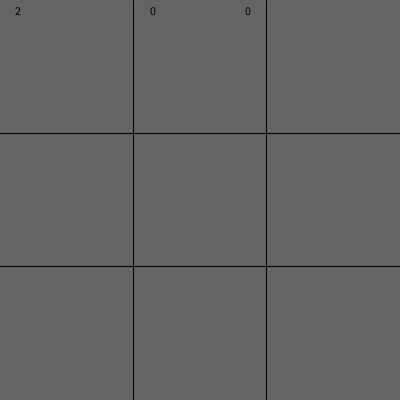
Frame 1 (no input)
Frame 60 (the mouse pressed at the canvas centre just before this capture): identical to frame 1, image omitted
Frame 120 (the mouse held since frame 60 and released just before this capture): identical to frame 1, image omitted

The Processing sketch that drew this single still picture (run headless with seeded random() and noise(); from frame 60 on, the mouse is pressed at the canvas centre):

// Processing sketch: Main
// ── Main.pde
String[][] board = {
  {"", "", ""},
  {"", "", ""},
  {"", "", ""}
};

String[] players = {"X", "O"};

int wins1 = 0, wins2 = 0;

String currentPlayer;
void setup() {
  size(400, 400);
  restartGame();
}

void mousePressed() {
  if(mouseButton == LEFT) {
    if(mouseX <= width / 3 && mouseY <= height / 3) {
      tryswitchTurn(setBoard(0, 0));
    } else if(mouseX <= width - width / 3 && mouseY <= height / 3) {
      tryswitchTurn(setBoard(1, 0));
    } else if(mouseX <= width && mouseY <= height / 3) {
      tryswitchTurn(setBoard(2, 0));
    } else if(mouseX <= width / 3 && mouseY <= height - height / 3) {
      tryswitchTurn(setBoard(0, 1));
    } else if(mouseX <= width - width / 3 && mouseY <= height - height / 3) {
      tryswitchTurn(setBoard(1, 1));
    } else if(mouseX <= width && mouseY <= height - height / 3) {
      tryswitchTurn(setBoard(2, 1));
    } else if(mouseX <= width / 3 && mouseY <= height) {
      tryswitchTurn(setBoard(0, 2));
    } else if(mouseX <= width - width / 3 && mouseY <= height) {
      tryswitchTurn(setBoard(1, 2));
    } else if(mouseX <= width && mouseY <= height) {
      tryswitchTurn(setBoard(2, 2));
    }
  }
}

void keyPressed() {
  if(key == 'r') {
    restartGame();
  } else if(key == '1') { 
    wins1++;
  } else if(key == '2') {
    wins2++;
  }
}

void restartGame() {
  if(random(1) < 0.5) { 
    currentPlayer = players[0];
  } else {
    currentPlayer = players[1];
  }
  
  board = new String[][] {
    {"", "", ""},
    {"", "", ""},
    {"", "", ""}
  };
}

void tryswitchTurn(boolean doit) {
  if(doit) {
    switch(currentPlayer) {
      case "X":
        currentPlayer = "O";
        break;
      case "O":
        currentPlayer = "X";
        break;
    }
  }
}

boolean setBoard(int indX, int indY) {
  if(board[indX][indY].equals("")) {
    if(currentPlayer.equals(players[0])) {
      board[indX][indY] = "X";
    } else if(currentPlayer.equals(players[1])) {
      board[indX][indY] = "O";
    }
    return true;
  } else {
    return false;
  }
}

void draw() {
  background(100);
  fill(0);
  if(currentPlayer.equals(players[0])) {
    text("1", 15, 15);
  } else if(currentPlayer.equals(players[1])) {
    text("2", 15, 15);
  }
  
  text(wins1, width / 2 - 50, 15);
  text(wins2, width / 2 + 45, 15);
  
  var w = width / 3;
  var h = height / 3;
  
  line(w, 0, w, height); // Draw the grid!
  line(w * 2, 0, w * 2, height);
  line(0, h, width, h);
  line(0, h * 2, width, h * 2);
  
  for(var j = 0; j < 3; j++) {
    for(var i = 0; i < 3; i++) {
      var x = w * i + w / 2;
      var y = h * j + h / 2;
      var spot = board[i][j];
      if(spot.equals(players[1])) {
        noFill();
        ellipse(x, y, w / 2, w / 2);
      } else if(spot.equals(players[0])) {
        var xs = w / 4;
        
        line(x - xs, y - xs, x + xs, y + xs);
        line(x + xs, y - xs, x - xs, y + xs );
      }
    }
  }
}
